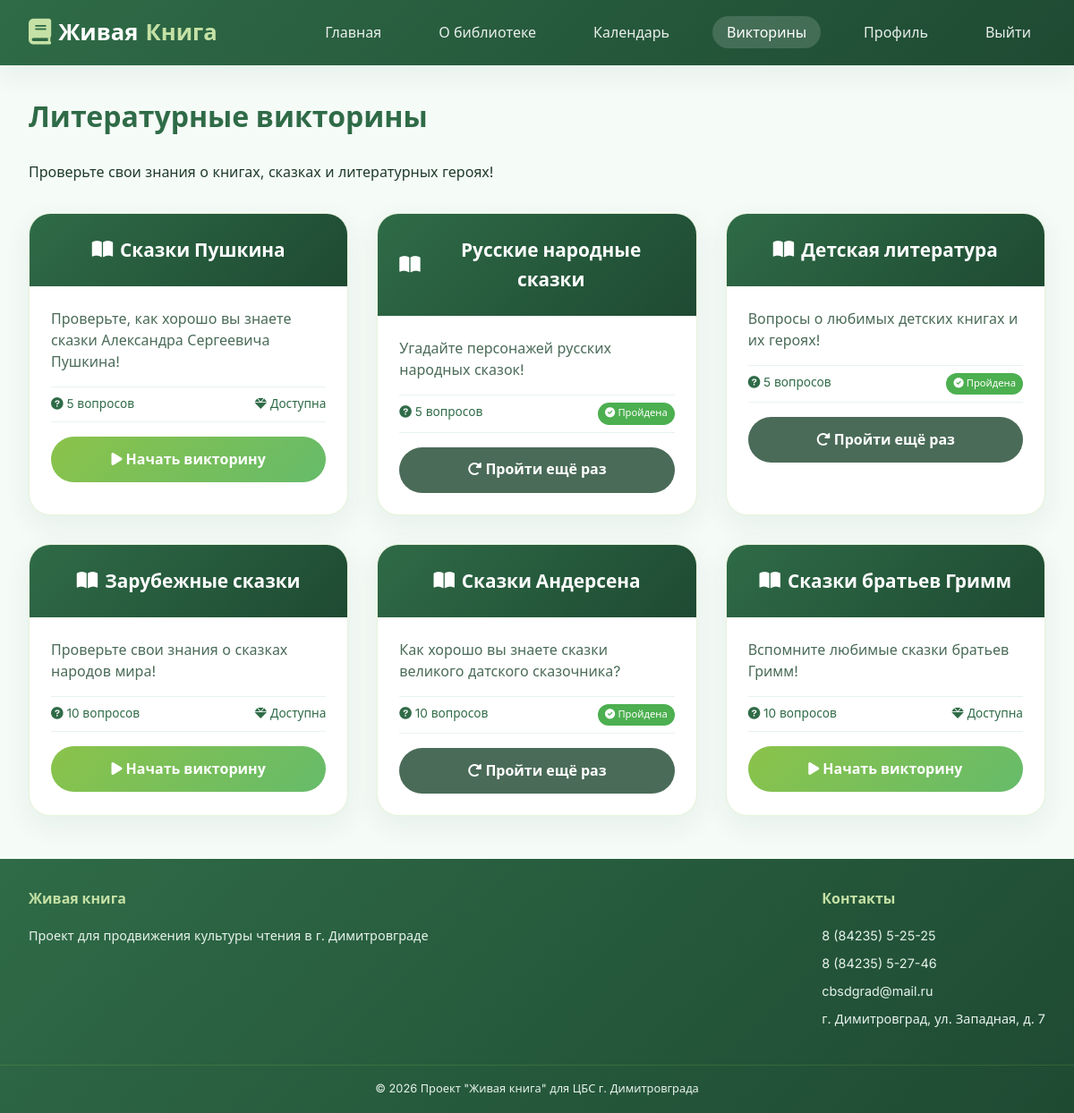
The app's page /quizzes/ (signed in) with its own data.
### quizzes/models.py (models this page shows, shortened)
class Quiz(models.Model):
    title = models.CharField('Название', max_length=200)
    level = models.CharField('Уровень', max_length=100)
    description = models.TextField('Описание')
    created_at = models.DateTimeField(auto_now_add=True)
    class Meta:
        verbose_name = 'Викторина'
        verbose_name_plural = 'Викторины'

### quizzes/views.py (the view)
# urls.py: path('', views.quizzes_list, name='quizzes_list'),
def quizzes_list(request):
    quizzes = Quiz.objects.all()
    completed_quizzes = []
    if request.user.is_authenticated:
        completed_quizzes = QuizResult.objects.filter(
            user=request.user
        ).values_list('quiz_id', flat=True)
    return render(request, 'quizzes/list.html', {
        'quizzes': quizzes,
        'completed_quizzes': list(completed_quizzes)
    })

### templates/quizzes/list.html (shortened to what this page needs)
{% extends 'base.html' %}
{% load static %}
{% block content %}
<h1>Литературные викторины</h1>
<p>Проверьте свои знания о книгах, сказках и литературных героях!</p>
<div class="quizzes-grid">
    {% for quiz in quizzes %}
    <div class="quiz-card">
        <div class="quiz-header">
            <h3><i class="fas fa-book-open"></i> {{ quiz.title }}</h3>
        </div>
        <div class="quiz-body">
            <div class="quiz-description">{{ quiz.description }}</div>
            <div class="quiz-stats">
                <span><i class="fas fa-question-circle"></i> {{ quiz.questions.count }} вопросов</span>
                {% if quiz.id in completed_quizzes %}
                    <span class="completed-badge"><i class="fas fa-check-circle"></i> Пройдена</span>
                {% else %}
                    <span><i class="fas fa-gem"></i> Доступна</span>
                {% endif %}
            </div>
            <a href="{% url 'quiz_detail' quiz.id %}" class="quiz-btn {% if quiz.id in completed_quizzes %}completed{% endif %}">
                {% if quiz.id in completed_quizzes %}
                    <i class="fas fa-redo-alt"></i> Пройти ещё раз
                {% else %}
                    <i class="fas fa-play"></i> Начать викторину
                {% endif %}
            </a>
        </div>
    </div>
    {% empty %}
    <div class="empty-state">
        <i class="fas fa-puzzle-piece"></i>
        <p>Викторины пока не добавлены</p>
        <p>Зайдите в админ-панель и добавьте викторины</p>
    </div>
    {% endfor %}
</div>
{% endblock %}

### static/css/style.css (style rules this page uses)
:root { --primary: #2F6B47; --primary-dark: #1E4A32; --primary-light: #4D8F68; --primary-soft: #E8F3ED; --secondary: #8BC34A; --secondary-light: #C5E1A5; --background: #F5FBF7; --surface: #FFFFFF; --text: #1F3B2C; --text-light: #4A6B58; --success: #4CAF50; --error: #EF5350; --shadow: 0 10px 30px rgba(47, 107, 71, 0.08); --shadow-hover: 0 20px 40px rgba(47, 107, 71, 0.12); --gradient-primary: linear-gradient(135deg, #2F6B47 0%, #1E4A32 100%); --gradient-secondary: linear-gradient(135deg, #8BC34A 0%, #66BB6A 100%); }
* { margin: 0; padding: 0; box-sizing: border-box; }
body { font-family: 'Inter', 'Segoe UI', system-ui, sans-serif; background: var(--background); color: var(--text); line-height: 1.6; }
h1 { font-size: 2rem; font-weight: 700; color: var(--primary); margin-bottom: 1.5rem; }

### templates/quizzes/list.html (style rules this page uses)
.quizzes-grid { display: grid; grid-template-columns: repeat(auto-fill, minmax(350px, 1fr)); gap: 2rem; margin-top: 2rem; }
.quiz-card { background: var(--surface); border-radius: 24px; overflow: hidden; box-shadow: var(--shadow); transition: all 0.3s; border: 1px solid rgba(139, 195, 74, 0.2); }
.quiz-header { background: var(--gradient-primary); color: white; padding: 1.5rem; text-align: center; }
.quiz-header h3 { margin: 0; font-size: 1.3rem; display: flex; align-items: center; justify-content: center; gap: 0.5rem; }
.quiz-body { padding: 1.5rem; }
.quiz-description { color: var(--text-light); margin-bottom: 1rem; line-height: 1.5; }
.quiz-stats { display: flex; justify-content: space-between; color: var(--primary); font-size: 0.85rem; margin-bottom: 1rem; padding: 0.5rem 0; border-top: 1px solid var(--primary-soft); border-bottom: 1px solid var(--primary-soft); }
.quiz-btn { background: var(--gradient-secondary); color: white; border: none; padding: 0.8rem; border-radius: 40px; cursor: pointer; width: 100%; text-align: center; display: block; text-decoration: none; font-weight: 600; transition: all 0.3s; }
.quiz-btn.completed { background: var(--text-light); cursor: pointer; }
.completed-badge { background: var(--success); color: white; padding: 0.2rem 0.5rem; border-radius: 20px; font-size: 0.7rem; }

### records on screen
Quiz: title "Сказки Пушкина", description "Проверьте, как хорошо вы знаете сказки Александра Сергеевича Пушкина!", questions.count "5", shows "Доступна", shows "Начать викторину"
Quiz: title "Русские народные сказки", description "Угадайте персонажей русских народных сказок!", questions.count "5", shows "Пройдена", shows "Пройти ещё раз"
Quiz: title "Детская литература", description "Вопросы о любимых детских книгах и их героях!", questions.count "5", shows "Пройдена", shows "Пройти ещё раз"
Quiz: title "Зарубежные сказки", description "Проверьте свои знания о сказках народов мира!", questions.count "10", shows "Доступна", shows "Начать викторину"
Quiz: title "Сказки Андерсена", description "Как хорошо вы знаете сказки великого датского сказочника?", questions.count "10", shows "Пройдена", shows "Пройти ещё раз"
Quiz: title "Сказки братьев Гримм", description "Вспомните любимые сказки братьев Гримм!", questions.count "10", shows "Доступна", shows "Начать викторину"
